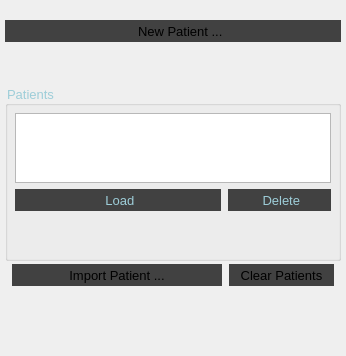
          <widget class="QWidget" name="tab_patients">
           <attribute name="title">
            <string>Patients</string>
           </attribute>
           <layout class="QVBoxLayout" name="verticalLayout_11">
            <property name="spacing">
             <number>3</number>
            </property>
            <property name="leftMargin">
             <number>5</number>
            </property>
            <property name="topMargin">
             <number>20</number>
            </property>
            <property name="rightMargin">
             <number>5</number>
            </property>
            <property name="bottomMargin">
             <number>20</number>
            </property>
            <item>
             <widget class="QToolButton" name="btn_NewPatient">
              <property name="enabled">
               <bool>true</bool>
              </property>
              <property name="sizePolicy">
               <sizepolicy hsizetype="Preferred" vsizetype="Preferred">
                <horstretch>0</horstretch>
                <verstretch>0</verstretch>
               </sizepolicy>
              </property>
              <property name="font">
               <font>
                <pointsize>10</pointsize>
               </font>
              </property>
              <property name="cursor">
               <cursorShape>PointingHandCursor</cursorShape>
              </property>
              <property name="layoutDirection">
               <enum>Qt::LeftToRight</enum>
              </property>
              <property name="autoFillBackground">
               <bool>false</bool>
              </property>
              <property name="styleSheet">
               <string notr="true">background-color: rgb(65, 65, 65);</string>
              </property>
              <property name="text">
               <string>    New Patient ...</string>
              </property>
              <property name="icon">
               <iconset resource="resources.qrc">
                <normaloff>:/icon/icons/add_patient.png</normaloff>:/icon/icons/add_patient.png</iconset>
              </property>
              <property name="iconSize">
               <size>
                <width>40</width>
                <height>40</height>
               </size>
              </property>
              <property name="checkable">
               <bool>false</bool>
              </property>
              <property name="toolButtonStyle">
               <enum>Qt::ToolButtonTextBesideIcon</enum>
              </property>
              <property name="autoRaise">
               <bool>true</bool>
              </property>
             </widget>
            </item>
            <item>
             <spacer name="verticalSpacer_5">
              <property name="orientation">
               <enum>Qt::Vertical</enum>
              </property>
              <property name="sizeType">
               <enum>QSizePolicy::Fixed</enum>
              </property>
              <property name="sizeHint" stdset="0">
               <size>
                <width>20</width>
                <height>40</height>
               </size>
              </property>
             </spacer>
            </item>
            <item>
             <widget class="QGroupBox" name="groupBox_Patients">
              <property name="enabled">
               <bool>true</bool>
              </property>
              <property name="font">
               <font>
                <pointsize>10</pointsize>
                <weight>50</weight>
                <bold>false</bold>
                <strikeout>false</strikeout>
                <kerning>true</kerning>
               </font>
              </property>
              <property name="autoFillBackground">
               <bool>false</bool>
              </property>
              <property name="styleSheet">
               <string notr="true">color: rgb(157, 205, 216);</string>
              </property>
              <property name="title">
               <string>Patients</string>
              </property>
              <property name="alignment">
               <set>Qt::AlignLeading|Qt::AlignLeft|Qt::AlignVCenter</set>
              </property>
              <property name="flat">
               <bool>true</bool>
              </property>
              <property name="checkable">
               <bool>false</bool>
              </property>
              <layout class="QVBoxLayout" name="verticalLayout_12">
               <property name="leftMargin">
                <number>7</number>
               </property>
               <property name="topMargin">
                <number>7</number>
               </property>
               <property name="rightMargin">
                <number>7</number>
               </property>
               <property name="bottomMargin">
                <number>7</number>
               </property>
               <item>
                <widget class="QTableWidget" name="tableWidget_Patients">
                 <property name="sizeAdjustPolicy">
                  <enum>QAbstractScrollArea::AdjustToContentsOnFirstShow</enum>
                 </property>
                 <property name="selectionMode">
                  <enum>QAbstractItemView::SingleSelection</enum>
                 </property>
                 <property name="selectionBehavior">
                  <enum>QAbstractItemView::SelectRows</enum>
                 </property>
                 <property name="textElideMode">
                  <enum>Qt::ElideLeft</enum>
                 </property>
                 <property name="horizontalScrollMode">
                  <enum>QAbstractItemView::ScrollPerPixel</enum>
                 </property>
                 <property name="sortingEnabled">
                  <bool>true</bool>
                 </property>
                 <property name="wordWrap">
                  <bool>false</bool>
                 </property>
                 <property name="rowCount">
                  <number>0</number>
                 </property>
                 <attribute name="horizontalHeaderVisible">
                  <bool>false</bool>
                 </attribute>
                 <attribute name="horizontalHeaderCascadingSectionResizes">
                  <bool>true</bool>
                 </attribute>
                 <attribute name="horizontalHeaderDefaultSectionSize">
                  <number>150</number>
                 </attribute>
                 <attribute name="horizontalHeaderHighlightSections">
                  <bool>true</bool>
                 </attribute>
                 <attribute name="horizontalHeaderMinimumSectionSize">
                  <number>0</number>
                 </attribute>
                 <attribute name="horizontalHeaderStretchLastSection">
                  <bool>true</bool>
                 </attribute>
                 <attribute name="verticalHeaderVisible">
                  <bool>false</bool>
                 </attribute>
                 <column>
                  <property name="text">
                   <string>Name</string>
                  </property>
                  <property name="textAlignment">
                   <set>AlignCenter</set>
                  </property>
                 </column>
                 <column>
                  <property name="text">
                   <string>Date</string>
                  </property>
                  <property name="textAlignment">
                   <set>AlignCenter</set>
                  </property>
                 </column>
                </widget>
               </item>
               <item>
                <layout class="QHBoxLayout" name="horizontalLayout_15" stretch="2,1">
                 <property name="spacing">
                  <number>7</number>
                 </property>
                 <property name="leftMargin">
                  <number>0</number>
                 </property>
                 <property name="rightMargin">
                  <number>0</number>
                 </property>
                 <item>
                  <widget class="QToolButton" name="btn_LoadPatient">
                   <property name="enabled">
                    <bool>true</bool>
                   </property>
                   <property name="sizePolicy">
                    <sizepolicy hsizetype="Preferred" vsizetype="Preferred">
                     <horstretch>0</horstretch>
                     <verstretch>0</verstretch>
                    </sizepolicy>
                   </property>
                   <property name="font">
                    <font>
                     <pointsize>10</pointsize>
                    </font>
                   </property>
                   <property name="cursor">
                    <cursorShape>PointingHandCursor</cursorShape>
                   </property>
                   <property name="layoutDirection">
                    <enum>Qt::LeftToRight</enum>
                   </property>
                   <property name="autoFillBackground">
                    <bool>false</bool>
                   </property>
                   <property name="styleSheet">
                    <string notr="true">background-color: rgb(65, 65, 65);</string>
                   </property>
                   <property name="text">
                    <string> Load</string>
                   </property>
                   <property name="icon">
                    <iconset resource="resources.qrc">
                     <normaloff>:/icon/icons/load_patient.png</normaloff>:/icon/icons/load_patient.png</iconset>
                   </property>
                   <property name="iconSize">
                    <size>
                     <width>35</width>
                     <height>35</height>
                    </size>
                   </property>
                   <property name="checkable">
                    <bool>false</bool>
                   </property>
                   <property name="toolButtonStyle">
                    <enum>Qt::ToolButtonTextBesideIcon</enum>
                   </property>
                   <property name="autoRaise">
                    <bool>true</bool>
                   </property>
                  </widget>
                 </item>
                 <item>
                  <widget class="QToolButton" name="btn_DeletePatient">
                   <property name="enabled">
                    <bool>true</bool>
                   </property>
                   <property name="sizePolicy">
                    <sizepolicy hsizetype="Preferred" vsizetype="Preferred">
                     <horstretch>0</horstretch>
                     <verstretch>0</verstretch>
                    </sizepolicy>
                   </property>
                   <property name="font">
                    <font>
                     <pointsize>10</pointsize>
                    </font>
                   </property>
                   <property name="cursor">
                    <cursorShape>PointingHandCursor</cursorShape>
                   </property>
                   <property name="layoutDirection">
                    <enum>Qt::LeftToRight</enum>
                   </property>
                   <property name="autoFillBackground">
                    <bool>false</bool>
                   </property>
                   <property name="styleSheet">
                    <string notr="true">background-color: rgb(65, 65, 65);</string>
                   </property>
                   <property name="text">
                    <string> Delete</string>
                   </property>
                   <property name="icon">
                    <iconset resource="resources.qrc">
                     <normaloff>:/icon/icons/delete_patient.png</normaloff>:/icon/icons/delete_patient.png</iconset>
                   </property>
                   <property name="iconSize">
                    <size>
                     <width>35</width>
                     <height>35</height>
                    </size>
                   </property>
                   <property name="checkable">
                    <bool>false</bool>
                   </property>
                   <property name="toolButtonStyle">
                    <enum>Qt::ToolButtonTextBesideIcon</enum>
                   </property>
                   <property name="autoRaise">
                    <bool>true</bool>
                   </property>
                  </widget>
                 </item>
                </layout>
               </item>
               <item>
                <spacer name="verticalSpacer_8">
                 <property name="orientation">
                  <enum>Qt::Vertical</enum>
                 </property>
                 <property name="sizeType">
                  <enum>QSizePolicy::Expanding</enum>
                 </property>
                 <property name="sizeHint" stdset="0">
                  <size>
                   <width>20</width>
                   <height>40</height>
                  </size>
                 </property>
                </spacer>
               </item>
              </layout>
             </widget>
            </item>
            <item>
             <layout class="QHBoxLayout" name="horizontalLayout_10" stretch="2,1">
              <property name="spacing">
               <number>7</number>
              </property>
              <property name="leftMargin">
               <number>7</number>
              </property>
              <property name="topMargin">
               <number>0</number>
              </property>
              <property name="rightMargin">
               <number>7</number>
              </property>
              <property name="bottomMargin">
               <number>0</number>
              </property>
              <item>
               <widget class="QToolButton" name="btn_ImportPatient">
                <property name="enabled">
                 <bool>true</bool>
                </property>
                <property name="sizePolicy">
                 <sizepolicy hsizetype="Preferred" vsizetype="Preferred">
                  <horstretch>0</horstretch>
                  <verstretch>0</verstretch>
                 </sizepolicy>
                </property>
                <property name="font">
                 <font>
                  <pointsize>10</pointsize>
                 </font>
                </property>
                <property name="cursor">
                 <cursorShape>PointingHandCursor</cursorShape>
                </property>
                <property name="layoutDirection">
                 <enum>Qt::LeftToRight</enum>
                </property>
                <property name="autoFillBackground">
                 <bool>false</bool>
                </property>
                <property name="styleSheet">
                 <string notr="true">background-color: rgb(65, 65, 65);</string>
                </property>
                <property name="text">
                 <string>Import Patient ...</string>
                </property>
                <property name="iconSize">
                 <size>
                  <width>50</width>
                  <height>50</height>
                 </size>
                </property>
                <property name="checkable">
                 <bool>false</bool>
                </property>
                <property name="toolButtonStyle">
                 <enum>Qt::ToolButtonTextBesideIcon</enum>
                </property>
                <property name="autoRaise">
                 <bool>true</bool>
                </property>
               </widget>
              </item>
              <item>
               <widget class="QToolButton" name="btn_ClearPatients">
                <property name="enabled">
                 <bool>true</bool>
                </property>
                <property name="sizePolicy">
                 <sizepolicy hsizetype="Preferred" vsizetype="Preferred">
                  <horstretch>0</horstretch>
                  <verstretch>0</verstretch>
                 </sizepolicy>
                </property>
                <property name="font">
                 <font>
                  <pointsize>10</pointsize>
                 </font>
                </property>
                <property name="cursor">
                 <cursorShape>PointingHandCursor</cursorShape>
                </property>
                <property name="layoutDirection">
                 <enum>Qt::LeftToRight</enum>
                </property>
                <property name="autoFillBackground">
                 <bool>false</bool>
                </property>
                <property name="styleSheet">
                 <string notr="true">background-color: rgb(65, 65, 65);</string>
                </property>
                <property name="text">
                 <string>Clear Patients</string>
                </property>
                <property name="iconSize">
                 <size>
                  <width>50</width>
                  <height>50</height>
                 </size>
                </property>
                <property name="checkable">
                 <bool>false</bool>
                </property>
                <property name="toolButtonStyle">
                 <enum>Qt::ToolButtonTextBesideIcon</enum>
                </property>
                <property name="autoRaise">
                 <bool>true</bool>
                </property>
               </widget>
              </item>
             </layout>
            </item>
            <item>
             <spacer name="verticalSpacer_12">
              <property name="orientation">
               <enum>Qt::Vertical</enum>
              </property>
              <property name="sizeType">
               <enum>QSizePolicy::Fixed</enum>
              </property>
              <property name="sizeHint" stdset="0">
               <size>
                <width>20</width>
                <height>50</height>
               </size>
              </property>
             </spacer>
            </item>
           </layout>
          </widget>
